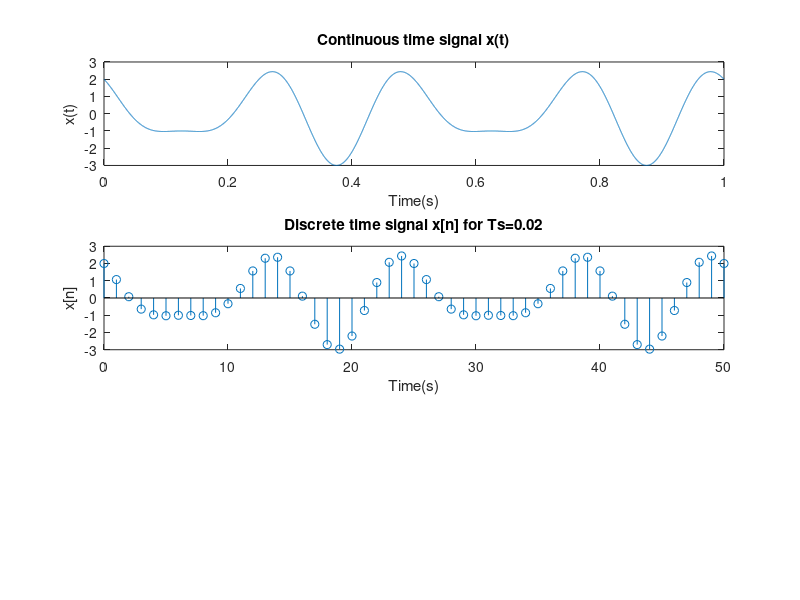
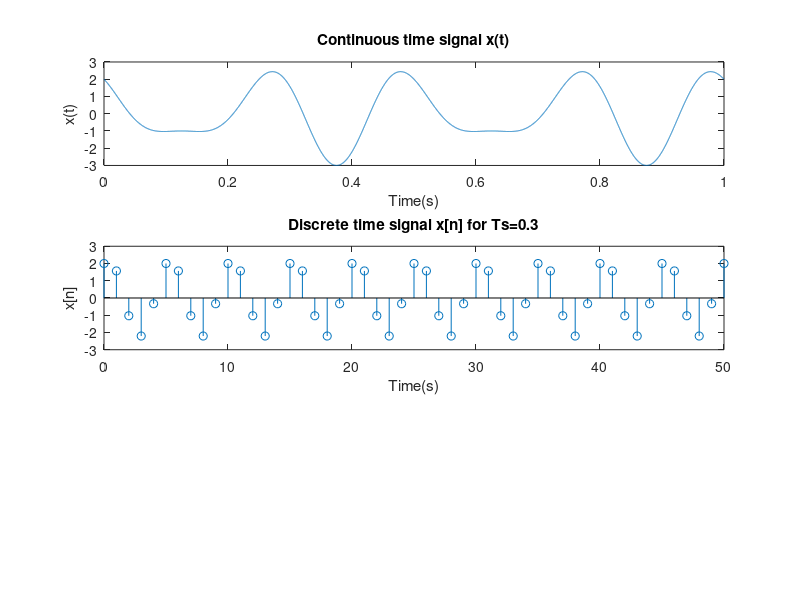

Source code (MATLAB) for these figures, in order:
#askisi 2a
t  = 0:0.0001:1;
n  = 0:50;
Ts = 0.02; 

x  = 2*cos(8*pi*t) - sin(12*pi*t);
xn = 2*cos(8*pi*n*Ts) - sin(12*pi*n*Ts);
figure; 
subplot(311);plot(t, x);
xlabel("Time(s)");ylabel("x(t)");
title("Continuous time signal x(t)");

subplot(312); stem(n, xn);
xlabel("Time(s)");ylabel("x[n]");
title("Discrete time signal x[n] for Ts=0.02");


#askisi 2b
Ts2 = 0.3;
xn2 = 2*cos(8*pi*n*Ts2) - sin(12*pi*n*Ts2);
figure;
subplot(311);plot(t, x);
xlabel("Time(s)");ylabel("x(t)");
title("Continuous time signal x(t)")

subplot(312); stem(n, xn2);
xlabel("Time(s)");ylabel("x[n]");
title("Discrete time signal x[n] for Ts=0.3");
#Paratiroume oti exei alloiothei h morfi tou shmatos otan h periodos digmatolipsias einai 0.3


saveas(1, "askisi2a.jpg");
saveas(2, "askisi2b.jpg");